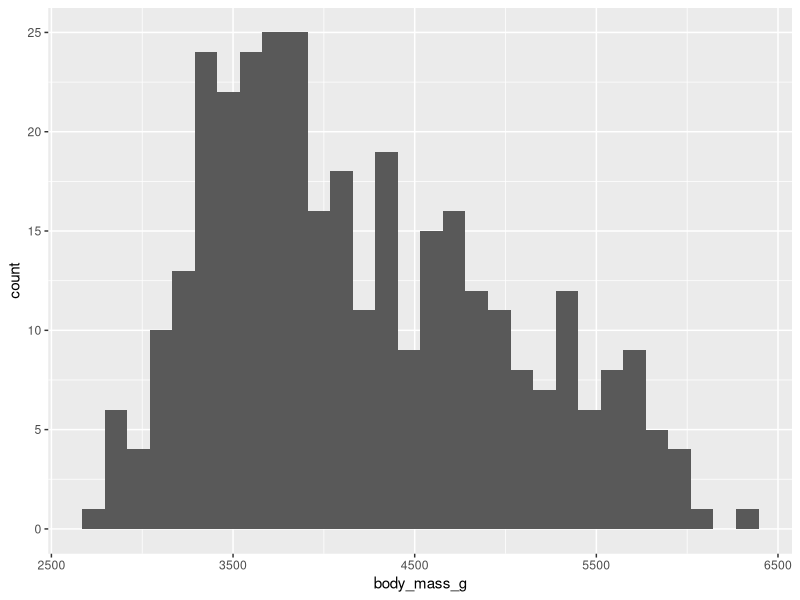
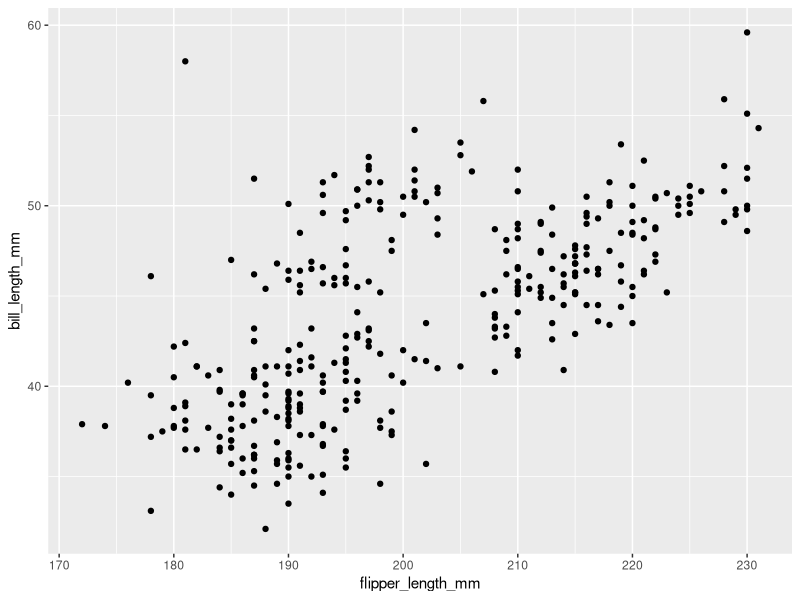

Write the R code that produced these figures, in order.
## ---- chunk 1
knitr::opts_chunk$set(echo = TRUE)
## ---- chunk 2
    library(palmerpenguins)
    library(tidyverse)
## ---- chunk 3
penguins <- penguins
## ---- chunk 4
    head(penguins)
## ---- chunk 5
    # if you use ggplot2, you will get some warnings, but it should still make a plot
    ggplot(penguins, aes(body_mass_g)) +
      geom_histogram()
## ---- chunk 6
    penguins %>% summarize(mean_body_mass = mean(body_mass_g, na.rm = TRUE),
                           sd_body_mass = sd(body_mass_g, na.rm = TRUE))
## ---- chunk 7
    # if you use ggplot2, you will get some warnings, but it should still make a plot
    ggplot(penguins, aes(flipper_length_mm, bill_length_mm)) +
      geom_point()
## ---- chunk 8
    penguins %>% 
      summarise(mean_flipper_length = mean(flipper_length_mm, na.rm = TRUE),
            sd_flipper_length = sd(flipper_length_mm, na.rm = TRUE),
            mean_bill_length = mean(bill_length_mm, na.rm = TRUE),
            sd_bill_length = sd(bill_length_mm, na.rm = TRUE))
